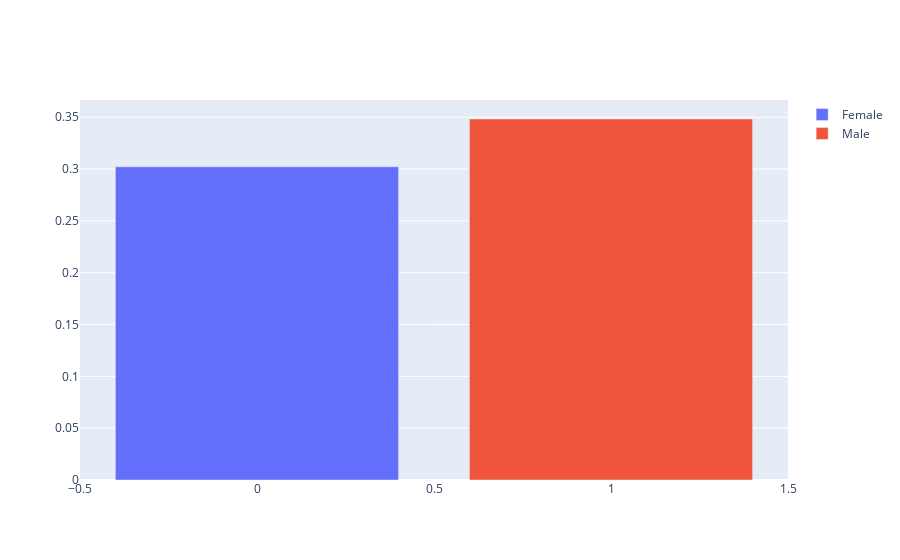

Here is the notebook cell this chart was saved with:
### Markdown cell above
### Plots

### Code cell
fig_meanscore_fair_by_sex = go.Figure(
    data=[
        go.Bar(
            x=[sex],
            y=[val_sds_pred_transf.labels.flatten()[val.sex == sex].mean()],
            name="Male" if sex else "Female",
        )
        for sex in range(2)
    ]
)
fig_meanscore_fair_by_sex.show()

### Figure 1 — Plotly figure (JSON) as saved in the notebook; plotly's stock layout.template omitted (floating-point values rounded to 4 significant figures)
{"data": [{"name": "Female", "type": "bar", "x": [0], "y": [0.3022]}, {"name": "Male", "type": "bar", "x": [1], "y": [0.3483]}], "layout": {}}
